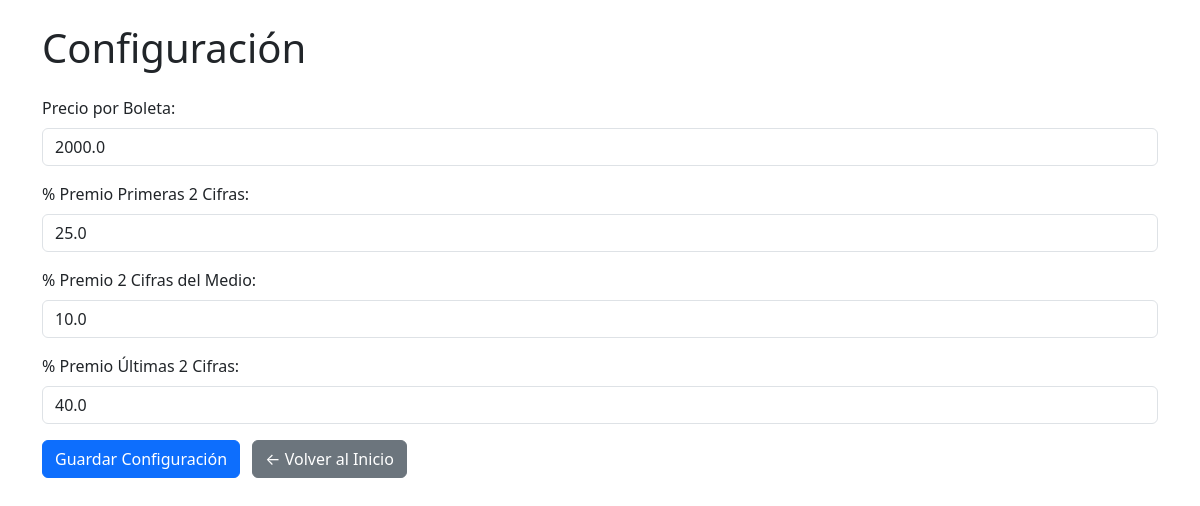
/configuracion, run on the app's committed database.
### app.py (models this page shows)
class Configuracion(db.Model):
    id = db.Column(db.Integer, primary_key=True)
    precio_boleta = db.Column(db.Float, default=100.0)
    porcentaje_primeras = db.Column(db.Float, default=25.0)
    porcentaje_medio = db.Column(db.Float, default=10.0)
    porcentaje_ultimas = db.Column(db.Float, default=40.0)

### app.py (the view, shortened to what this page needs)
@app.route('/configuracion', methods=['GET', 'POST'])
def configuracion():
    config = Configuracion.query.first()
    return render_template('configuracion.html', config=config)

### templates/configuracion.html (shortened to what this page needs)
{% extends "base.html" %}
{% block content %}
<div class="container mt-4">
    <h1 class="mb-4">Configuración</h1>
    <form method="POST" action="{{ url_for('configuracion') }}">
        <div class="mb-3">
            <label class="form-label">Precio por Boleta:</label>
            <input type="number" step="0.01" class="form-control" name="precio_boleta"
                   value="{{ config.precio_boleta }}" required>
        </div>
        <div class="mb-3">
            <label class="form-label">% Premio Primeras 2 Cifras:</label>
            <input type="number" step="0.01" class="form-control" name="porcentaje_primeras"
                   value="{{ config.porcentaje_primeras }}" required>
        </div>
        <div class="mb-3">
            <label class="form-label">% Premio 2 Cifras del Medio:</label>
            <input type="number" step="0.01" class="form-control" name="porcentaje_medio"
                   value="{{ config.porcentaje_medio }}" required>
        </div>
        <div class="mb-3">
            <label class="form-label">% Premio Últimas 2 Cifras:</label>
            <input type="number" step="0.01" class="form-control" name="porcentaje_ultimas"
                   value="{{ config.porcentaje_ultimas }}" required>
        </div>
        <button type="submit" class="btn btn-primary">Guardar Configuración</button>
        <a href="{{ url_for('index') }}" class="btn btn-secondary ms-2">
            &larr; Volver al Inicio
        </a>
    </form>
</div>
{% endblock %}

### templates/base.html (style rules this page uses)
:root { --disponible: #ffffff; --ocupado: #fff000; --pagado: #ff0000; --borde: #b0bec5; --header-height: 80px; --footer-height: 30px; }
body { overflow: hidden; height: 100vh; margin: 0; padding: 0; display: flex; flex-direction: column; }
@media (orientation: landscape) { :root { --header-height: 60px; } }

### data on the page
Configuracion: precio_boleta "2000.0", porcentaje_primeras "25.0", porcentaje_medio "10.0", porcentaje_ultimas "40.0"
